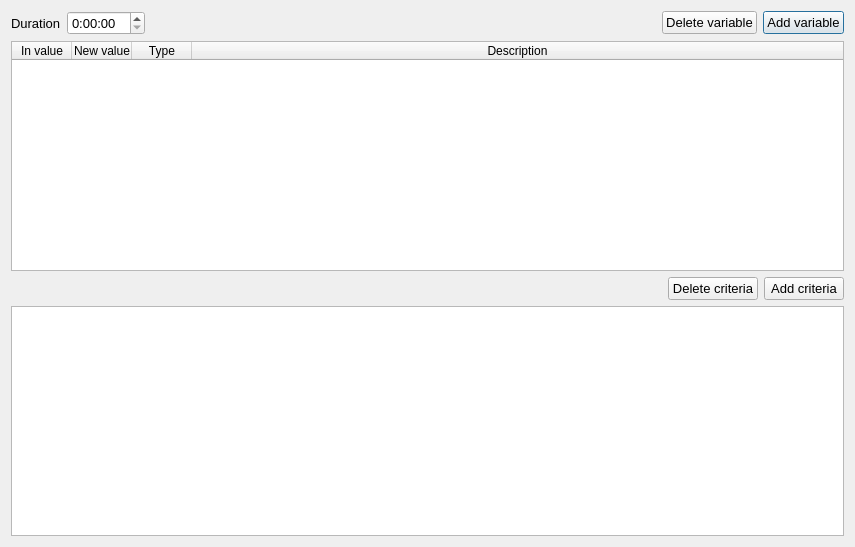
<?xml version="1.0" encoding="UTF-8"?>
<ui version="4.0">
 <class>TestStageEditWidget</class>
 <widget class="QWidget" name="TestStageEditWidget">
  <property name="geometry">
   <rect>
    <x>0</x>
    <y>0</y>
    <width>855</width>
    <height>547</height>
   </rect>
  </property>
  <property name="windowTitle">
   <string>TestStageEditWidget</string>
  </property>
  <layout class="QGridLayout" name="gridLayout">
   <item row="0" column="0">
    <layout class="QVBoxLayout" name="verticalLayout">
     <item>
      <layout class="QHBoxLayout" name="horizontalLayout_2">
       <item>
        <layout class="QHBoxLayout" name="horizontalLayout">
         <item>
          <widget class="QLabel" name="label">
           <property name="font">
            <font>
             <pointsize>10</pointsize>
            </font>
           </property>
           <property name="text">
            <string>Duration</string>
           </property>
          </widget>
         </item>
         <item>
          <widget class="QTimeEdit" name="timeEdit">
           <property name="font">
            <font>
             <pointsize>10</pointsize>
            </font>
           </property>
           <property name="showGroupSeparator" stdset="0">
            <bool>true</bool>
           </property>
           <property name="displayFormat">
            <string>h:mm:ss</string>
           </property>
          </widget>
         </item>
        </layout>
       </item>
       <item>
        <spacer name="horizontalSpacer">
         <property name="orientation">
          <enum>Qt::Horizontal</enum>
         </property>
         <property name="sizeHint" stdset="0">
          <size>
           <width>40</width>
           <height>20</height>
          </size>
         </property>
        </spacer>
       </item>
       <item>
        <widget class="QPushButton" name="pushButton_2">
         <property name="font">
          <font>
           <pointsize>10</pointsize>
          </font>
         </property>
         <property name="text">
          <string>Delete variable</string>
         </property>
        </widget>
       </item>
       <item>
        <widget class="QPushButton" name="pushButton">
         <property name="font">
          <font>
           <pointsize>10</pointsize>
          </font>
         </property>
         <property name="text">
          <string>Add variable</string>
         </property>
         <property name="default">
          <bool>true</bool>
         </property>
        </widget>
       </item>
      </layout>
     </item>
     <item>
      <widget class="QTableWidget" name="tableWidget">
       <attribute name="horizontalHeaderDefaultSectionSize">
        <number>60</number>
       </attribute>
       <attribute name="horizontalHeaderStretchLastSection">
        <bool>true</bool>
       </attribute>
       <column>
        <property name="text">
         <string>In value</string>
        </property>
       </column>
       <column>
        <property name="text">
         <string>New value</string>
        </property>
       </column>
       <column>
        <property name="text">
         <string>Type</string>
        </property>
       </column>
       <column>
        <property name="text">
         <string>Description</string>
        </property>
       </column>
      </widget>
     </item>
     <item>
      <layout class="QHBoxLayout" name="horizontalLayout_3">
       <item>
        <spacer name="horizontalSpacer_2">
         <property name="orientation">
          <enum>Qt::Horizontal</enum>
         </property>
         <property name="sizeHint" stdset="0">
          <size>
           <width>40</width>
           <height>20</height>
          </size>
         </property>
        </spacer>
       </item>
       <item>
        <widget class="QPushButton" name="pushButton_4">
         <property name="font">
          <font>
           <pointsize>10</pointsize>
          </font>
         </property>
         <property name="text">
          <string>Delete criteria</string>
         </property>
        </widget>
       </item>
       <item>
        <widget class="QPushButton" name="pushButton_3">
         <property name="font">
          <font>
           <pointsize>10</pointsize>
          </font>
         </property>
         <property name="text">
          <string>Add criteria</string>
         </property>
        </widget>
       </item>
      </layout>
     </item>
     <item>
      <widget class="QTableWidget" name="tableWidget_2"/>
     </item>
    </layout>
   </item>
  </layout>
 </widget>
 <layoutdefault spacing="6" margin="11"/>
 <resources/>
 <connections/>
</ui>
